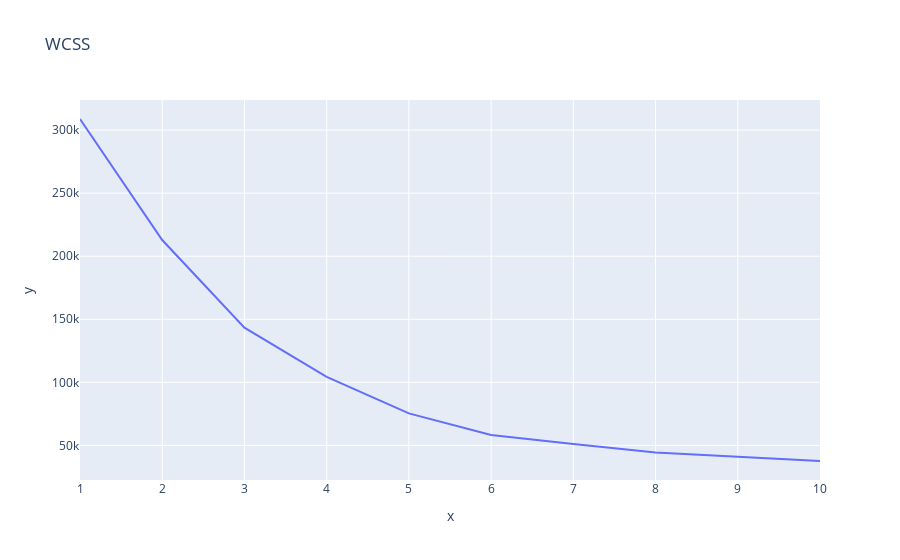

This figure's notebook cell:
### Code cell
wcss = []
for i in range(1, 11):
    kmeans = KMeans(n_clusters=i, random_state=0).fit(X)
    print(f'{i} clusters: {kmeans.inertia_}')
    wcss.append(kmeans.inertia_)
px.line(y=wcss, x=range(1, 11), title='WCSS')

### Figure 1 — Plotly figure (JSON) as saved in the notebook; plotly's stock layout.template omitted (floating-point values rounded to 4 significant figures)
{"data": [{"hovertemplate": "x=%{x}<br>y=%{y}<extra></extra>", "legendgroup": "", "line": {"color": "#636efa", "dash": "solid"}, "marker": {"symbol": "circle"}, "mode": "lines", "name": "", "orientation": "v", "showlegend": false, "type": "scatter", "x": [1, 2, 3, 4, 5, 6, 7, 8, 9, 10], "xaxis": "x", "y": [308800.0, 212800.0, 143300.0, 104400.0, 75350.0, 58300.0, 51080.0, 44340.0, 40950.0, 37600.0], "yaxis": "y"}], "layout": {"legend": {"tracegroupgap": 0}, "title": {"text": "WCSS"}, "xaxis": {"anchor": "y", "domain": [0, 1], "title": {"text": "x"}}, "yaxis": {"anchor": "x", "domain": [0, 1], "title": {"text": "y"}}}}
